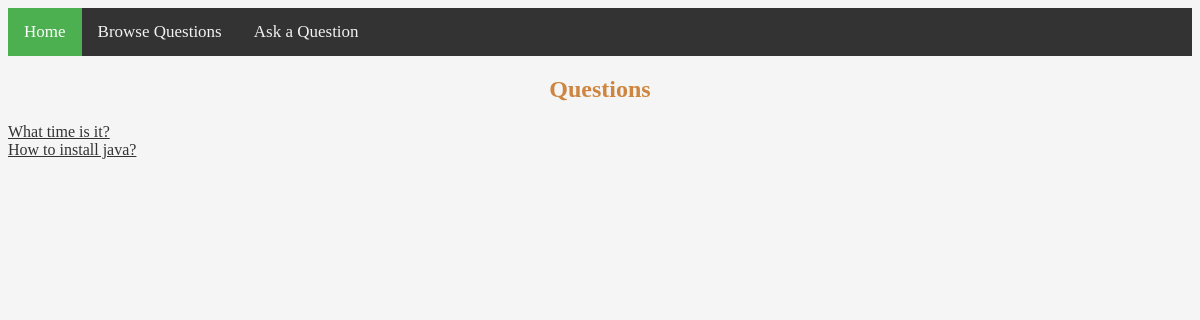
The page /questions/ on the database as committed earlier.
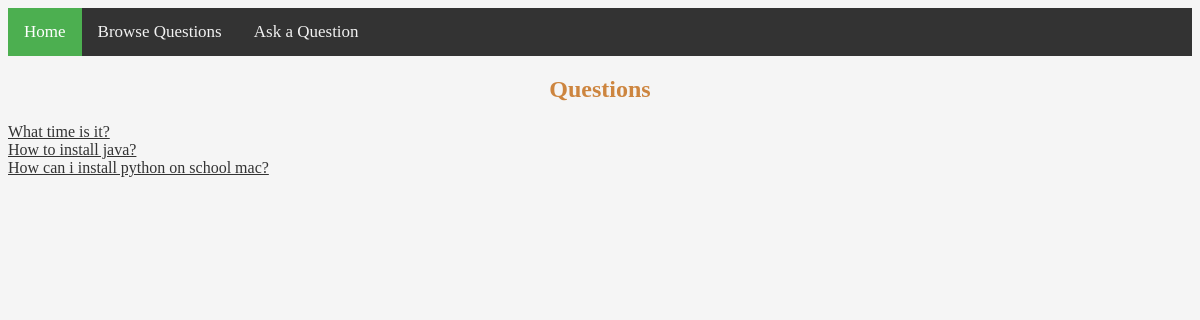
The same page on the database as committed later.
### questions/models.py (models this page shows)
class Question(models.Model):
    id = models.AutoField(primary_key=True)
    question = models.CharField(max_length=question_max)

### questions/views.py (the view)
# urls.py: path('', include('questions.urls'))
def questions(request):
    questions = Question.objects.all()
    return render(request, 'questions.html', {'questions': questions})

### questions/templates/questions.html
{% extends "base.html" %}
{% block content %}
<h2>Questions</h2>
{% for question in questions %}
    <a href="{% url 'question_detail' question.id %}">{{ question.question }}</a>
    <br>
{% endfor %}
{% endblock %}

### questions/templates/base.html (shortened to what this page needs)
{% load static %}
<!doctype html>
<html lang="en">
  <head>
   <link rel="stylesheet" href="{% static 'css/style.css' %}">
  </head>
  <body>
    <div class="topnav">
        <a class="active" href="{% url 'home' %}">Home</a>
        <a href="{% url 'questions' %}">Browse Questions</a>
        <a href="{% url 'ask_question' %}">Ask a Question</a>
    </div>
    {% block content %}
    {% endblock content%}
  </body>
</html>

### questions/static/css/style.css (style rules this page uses)
body { background-color: whitesmoke; }
.topnav { background-color: #333; overflow: hidden; }
.topnav a { float: left; color: #f2f2f2; text-align: center; padding: 14px 16px; text-decoration: none; font-size: 17px; }
.topnav a.active { background-color: #4CAF50; color: white; }
h2 { color: peru; text-align: center; }
a { color: #333333; text-align: -moz-center; }

Rows that differ between the two databases and show on the page:
added Question: question "How can i install python on school mac?"
